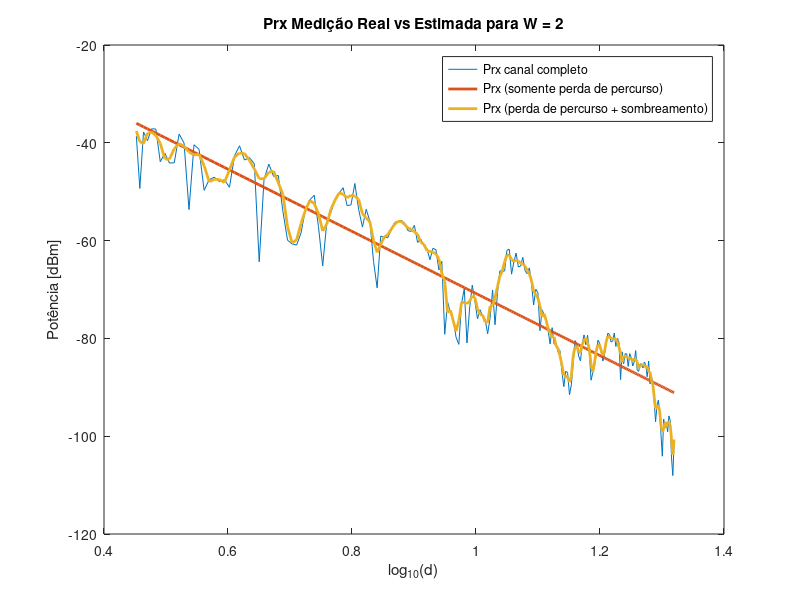
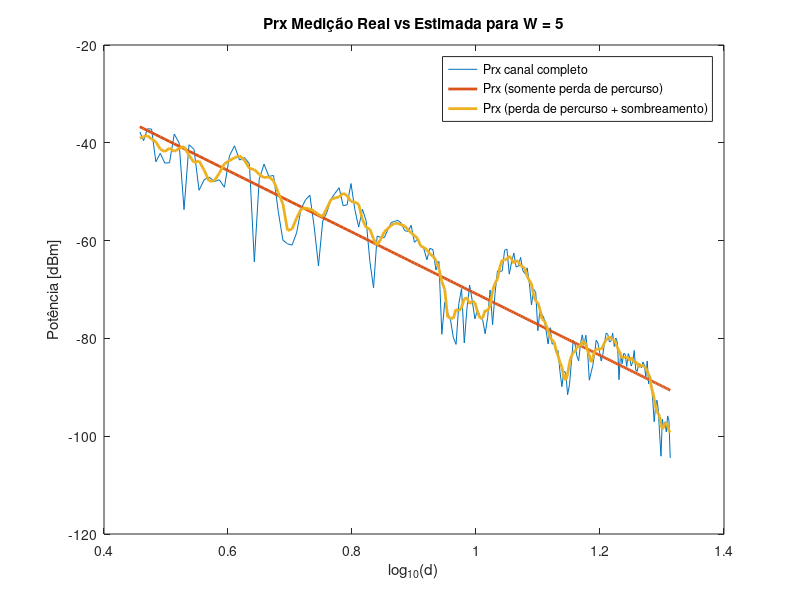
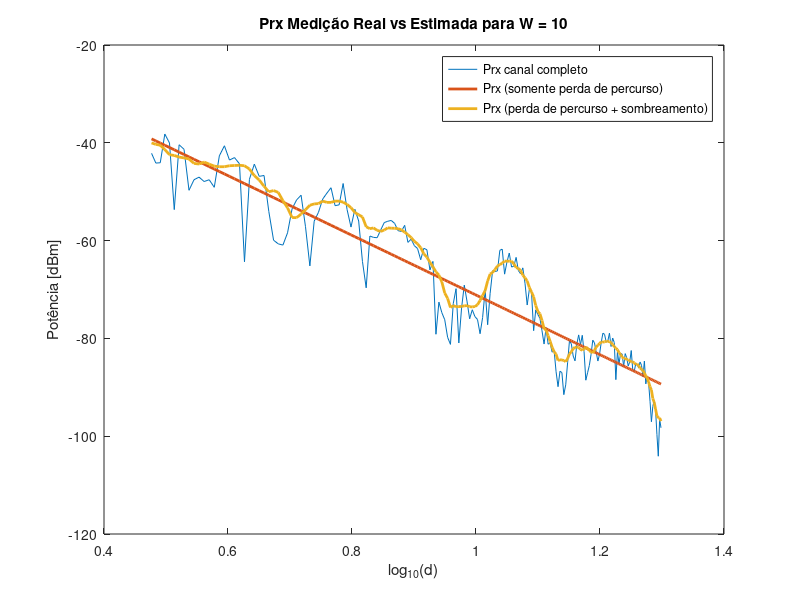

Here is the MATLAB script that generated these plots, in order:
% Parâmetros canal real
medicao = load('Prx_Real_2021_1.mat');
% Extraindo os dados e transpondo os vetores
vtPrxdBm = medicao.dPrx'; 
vtDist = medicao.dPath';

%
% Várias janelas de filtragem para testar a estimação
vtW = [2 5 10];
dNEst = [];
stdShad =[];
meanShad = [];

%Tabulando o resultado
fprintf('    Janela     Desvio padrão do sombreamento estimado   Média do sombreamento estimado Expoente de perda de percurso estimado\n');
fprintf('    --------------------------------------------------------------------------------------------------------------------------\n');

for iw = 1: length(vtW)
    % Configura valor da janela de filtragem
    dW = vtW(iw);

%%%%%%%%%%%%%%%%%%%%%%%%%%%%%%%%%%%%%%%%%%%%%%%%%%%%%%%%%%%%%%%%%%%%5
% Transforma potência em mWatts
vtPtrxmW = 10.^(vtPrxdBm/10);
nSamples = length(vtPtrxmW);
% Vetores para canal estimado
vtDesLarga = [];
vtDesPequeEst = [];
% 
% Cálculo do desvanecimenro lento e rápido
dMeiaJanela = round((dW-1)/2);  % Meia janela
ij = 1;
for ik = dMeiaJanela + 1 : nSamples - dMeiaJanela
    % Desvanecimento de larga escala: perda de percurso + sombreamento [dB]
    vtDesLarga(ij) = 10*log10(mean(vtPtrxmW(ik-dMeiaJanela:ik+dMeiaJanela)));
    % Desvanecimento de pequena escala [dB]
    vtDesPequeEst(ij) = vtPrxdBm(ik)-vtDesLarga(ij);
    ij = ij + 1;
end
%
% Cálculo da envoltória normalizada (para efeitos de cálculo do fading)
indexes = dMeiaJanela+1 : nSamples-dMeiaJanela;
%vtPrxW = ((10.^(vtPrxdBm(indexes)./10))/1000);
vtPtrxmWNew = 10.^(vtPrxdBm(indexes)/10);
desLarga_Lin = (10.^(vtDesLarga(1:length(indexes))./10));
envNormal = sqrt(vtPtrxmWNew)./sqrt(desLarga_Lin);
%
% Ajuste no tamanho dos vetores devido a filtragem
vtDistEst = vtDist( dMeiaJanela+1 : nSamples-dMeiaJanela );
vtPrxdBm = vtPrxdBm( dMeiaJanela+1 : nSamples-dMeiaJanela );
%
% Cálculo reta de perda de percurso
vtDistLog = log10(vtDist);
vtDistLogEst = log10(vtDistEst);
% Cálculo do coeficientes da reta que melhor se caracteriza a perda de percurso
dCoefReta = polyfit(vtDistLogEst,vtPrxdBm,1); 
% Expoente de perda de percurso estimado
dNEst(iw) = -dCoefReta(1)/10;
%disp(['Estimação dos parâmetros de larga escala (W = ' num2str(dW) '):'])
%disp(['   Expoente de perda de percurso estimado n = ' num2str(dNEst)]);

% Perda de percurso estimada para os pontos de medição
vtPathLossEst = polyval(dCoefReta,vtDistLogEst);  
% Sombreamento
vtShadCorrEst = vtDesLarga - vtPathLossEst;
% Calcula a variância do sombreamento estimado
stdShad(iw) = std(vtShadCorrEst);
meanShad(iw) = mean(vtShadCorrEst);
%disp(['   Desvio padrão do sombreamento estimado = ' num2str(stdShad)]);
%disp(['   Média do sombreamento estimado = ' num2str(meanShad)]);
vtPathLossEst = - vtPathLossEst;

% Figuras do canal estimado
figure;
% Potência recebida com canal completo
plot(vtDistLogEst,vtPrxdBm); hold all;
% Potência recebida com path loss
plot(vtDistLogEst,-vtPathLossEst,'linewidth', 2)
% Potência recebida com path loss e shadowing
plot(vtDistLogEst,-vtPathLossEst+vtShadCorrEst,'linewidth', 2)
%title('Canal estimado: Potência recebida no receptor vs. log da distância')
xlabel('log_{10}(d)');
ylabel('Potência [dBm]');
legend('Prx canal completo', 'Prx (somente perda de percurso)', 'Prx (perda de percurso + sombreamento)');
title(['Prx Medição Real vs Estimada para W = ', num2str(dW)]);
%
end

for i=1:3  
%Plot tabela
fprintf('  %3d       |           %3d                  |             %3d     |         %3d\n', vtW(i), stdShad(i), meanShad(i), dNEst(i));       
end